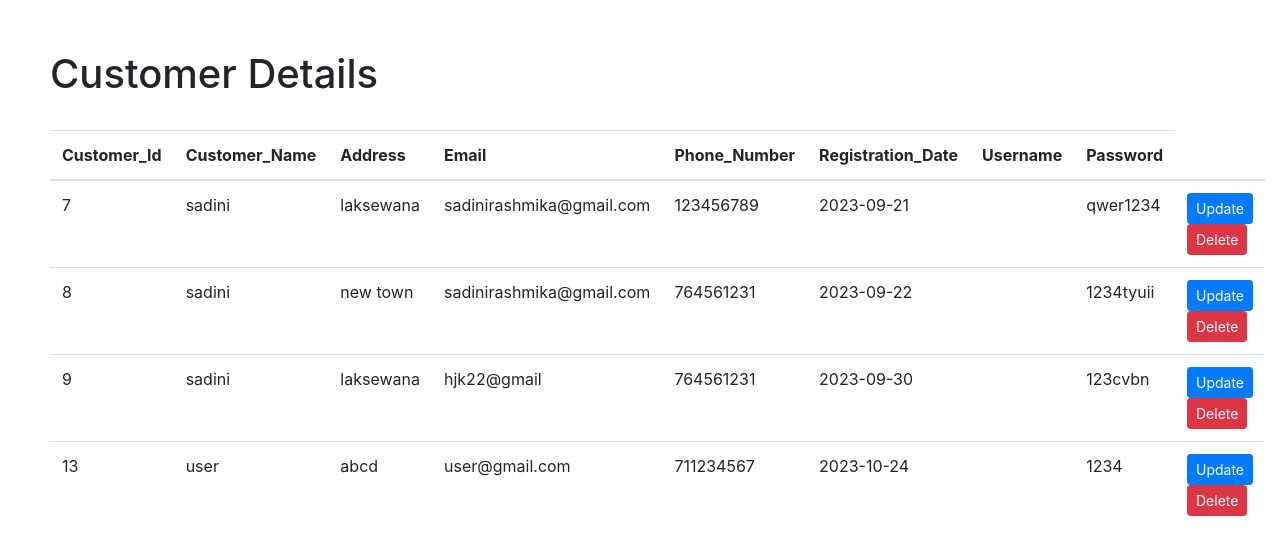
/registerGrid.php, run on the app's committed database.
### tables this page shows
CREATE TABLE `customer` (
  `Customer_Id` int(11) NOT NULL,
  `Customer_Name` varchar(255) NOT NULL,
  `Address` varchar(255) NOT NULL,
  `Email` varchar(255) NOT NULL,
  `Phone_Number` int(11) NOT NULL,
  `Registration_Date` date NOT NULL,
  `Password` varchar(255) NOT NULL
);

### registerGrid.php (the view, shortened to what this page needs)
<!DOCTYPE html>
<html lang="en">
<head>
    <link rel="stylesheet" href="https://cdn.jsdelivr.net/npm/bootstrap@4.3.1/dist/css/bootstrap.min.css">
</head>
<body style="margin: 50px;">
    <h1> Customer Details </h1>
        <br>
        <table class="table">
            <thread>
                <tr>
                    <th> Customer_Id </th>
                    <th> Customer_Name </th>
                    <th> Address </th>
                    <th> Email </th>
                    <th> Phone_Number</th>
				    <th> Registration_Date </th>
					<th> Username </th>
					<th> Password </th>
                </tr>
            </thread>
            <tbody>
<?php
$connection = new mysqli("localhost", "admin", "123", "cake");
$sql = "SELECT * FROM `customer`";
$result = $connection->query($sql);
while ($row = $result->fetch_assoc()) {
    echo "<tr>
    <td>", $row["Customer_Id"], "</td>
    <td>", $row["Customer_Name"], "</td>
    <td>", $row["Address"], "</td>
    <td>", $row["Email"], "</td>
    <td>", $row["Phone_Number"], "</td>
    <td>", $row["Registration_Date"], "</td>
    <td>", $row["Username"], "</td>
    <td>", $row["Password"], "</td>
    <td>
        <a class='btn btn-primary btn-sm' href='update'>Update</a>
        <a class='btn btn-danger btn-sm' href='delete'>Delete</a>
    </td>
    </tr>";
}
?>
            </tbody>
        </table>
</body>
</html>

### data on the page
customer: Customer_Id "7", Customer_Name "sadini", Address "laksewana", Email "sadinirashmika@gmail.com", Phone_Number "123456789", Registration_Date "2023-09-21", Password "qwer1234"
customer: Customer_Id "8", Customer_Name "sadini", Address "new town", Email "sadinirashmika@gmail.com", Phone_Number "764561231", Registration_Date "2023-09-22", Password "1234tyuii"
customer: Customer_Id "9", Customer_Name "sadini", Address "laksewana", Email "hjk22@gmail", Phone_Number "764561231", Registration_Date "2023-09-30", Password "123cvbn"
customer: Customer_Id "13", Customer_Name "user", Address "abcd", Email "user@gmail.com", Phone_Number "711234567", Registration_Date "2023-10-24", Password "1234"
